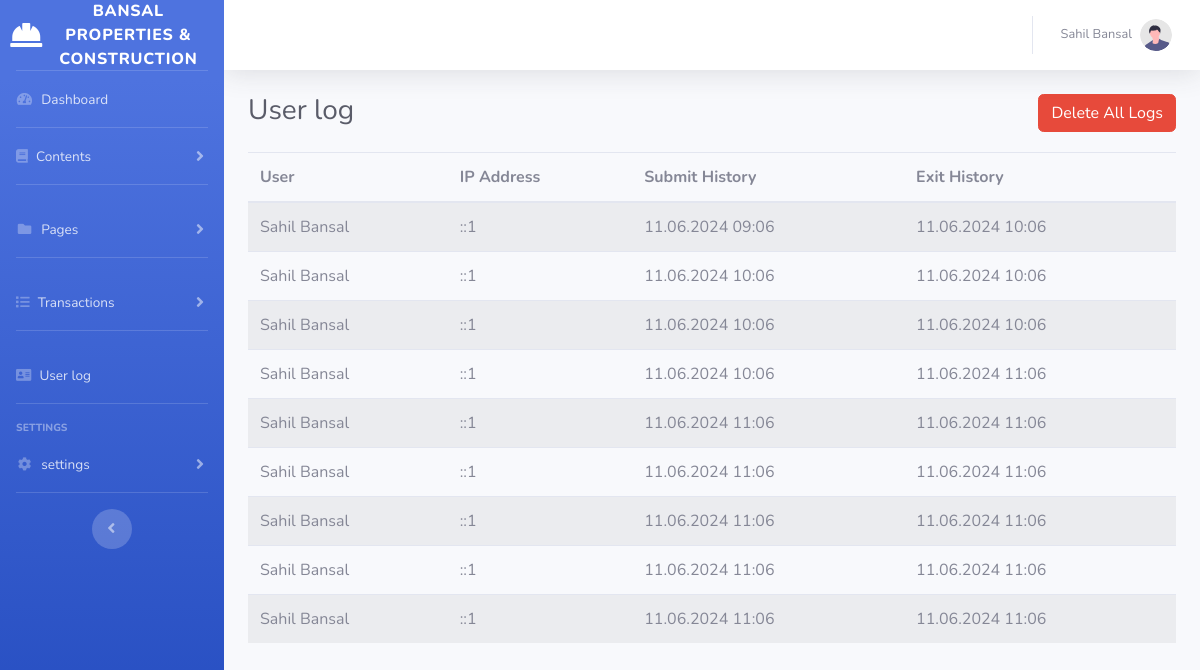
Screenshot of /admin/log-islem.php (signed in) with the database file from the repository.
### tables this page shows
CREATE TABLE `logs` (
  `id` int(11) NOT NULL,
  `ip_address` varchar(255) NOT NULL,
  `entry_history` datetime NOT NULL,
  `exit_history` datetime NOT NULL
);

### admin/log-islem.php (the view, shortened to what this page needs)
<?php
require ("connection.php");
$query = $pdo->query("SELECT * FROM admin")->fetch();
?>
<!DOCTYPE html>
<html lang="en-gb">
<head>
    <link href="vendor/fontawesome-free/css/all.min.css" rel="stylesheet" type="text/css">
    <link href="css/sb-admin-2.min.css" rel="stylesheet">
</head>
<body id="page-top">
<div id="wrapper">
    <?php
    include "templates/nav.php"
    ?>
    <div id="content-wrapper" class="d-flex flex-column">
        <div id="content">
            <nav class="navbar navbar-expand navbar-light bg-white topbar mb-4 static-top shadow">
                <ul class="navbar-nav ml-auto">
                    <li class="nav-item dropdown no-arrow">
                        <a class="nav-link dropdown-toggle" href="#" id="userDropdown" role="button"
                           data-toggle="dropdown" aria-haspopup="true" aria-expanded="false">
                            <span class="mr-2 d-none d-lg-inline text-gray-600 small"><?php echo $query["first_name"]." ". $query["last_name"] ?></span>
                            <img class="img-profile rounded-circle"
                                 src="img/undraw_profile.svg">
                        </a>
                    </li>
                </ul>
            </nav>
            <div class="container-fluid">
                <div class="d-flex justify-content-between align-items-start">
                    <h1 class="h3 mb-4 text-gray-800">User log</h1>
                    <button class="btn btn-danger"  data-toggle="modal" data-target="#exampleModal">Delete All Logs</button>
                </div>
                <table class="table table-striped">
                    <thead>
                    <tr>
                        <th>User</th>
                        <th scope="col">IP Address</th>
                        <th scope="col">Submit History</th>
                        <th scope="col">Exit History</th>
                    </tr>
                    </thead>
                    <tbody>
                    <?php
                    $admin = $pdo->query("SELECT * FROM admin")->fetch();
                    $query= $pdo->query("SELECT * FROM logs");
                    $logs= $query->fetchAll();
                    function history_format($history){
                        $time = strtotime($history);
                        return $myFormatForView = date("d.m.Y h:m", $time);
                    }
                    ?>
                    <?php foreach ($logs as $log): ?>
                    <tr>
                        <td><?php echo $admin["first_name"]." ". $admin["last_name"]?></td>
                        <td><?php echo $log["ip_address"]?></td>
                        <td><?=history_format($log["entry_history"])?></td>
                        <td><?=history_format($log["exit_history"])?></td>
                    </tr>
                    <?php endforeach; ?>
                    </tbody>
                </table>
        </div>
    </div>
</div>
</div>
</body>
</html>

### rows the page displays
logs: ip_address "::1", entry_history "11.06.2024 09:06", exit_history "11.06.2024 10:06"
logs: ip_address "::1", entry_history "11.06.2024 10:06", exit_history "11.06.2024 10:06"
logs: ip_address "::1", entry_history "11.06.2024 10:06", exit_history "11.06.2024 10:06"
logs: ip_address "::1", entry_history "11.06.2024 10:06", exit_history "11.06.2024 11:06"
logs: ip_address "::1", entry_history "11.06.2024 11:06", exit_history "11.06.2024 11:06"
logs: ip_address "::1", entry_history "11.06.2024 11:06", exit_history "11.06.2024 11:06"
logs: ip_address "::1", entry_history "11.06.2024 11:06", exit_history "11.06.2024 11:06"
logs: ip_address "::1", entry_history "11.06.2024 11:06", exit_history "11.06.2024 11:06"
logs: ip_address "::1", entry_history "11.06.2024 11:06", exit_history "11.06.2024 11:06"

### other values shown
$query["first_name"] "Sahil"
$query["last_name"] "Bansal"
$admin["first_name"] "Sahil"
$admin["last_name"] "Bansal"
